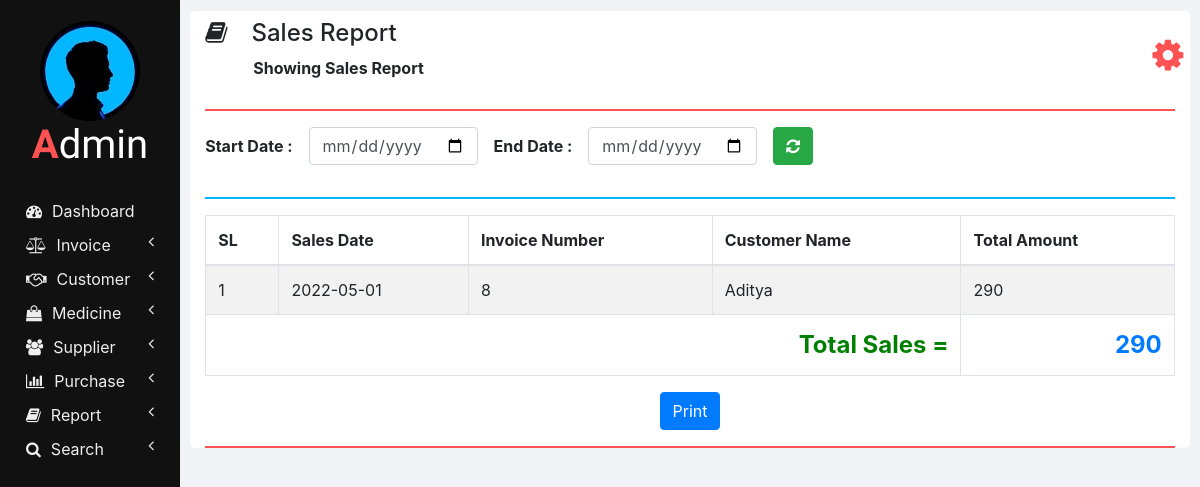
/sales_report.php, run on an earlier commit of the app's database.
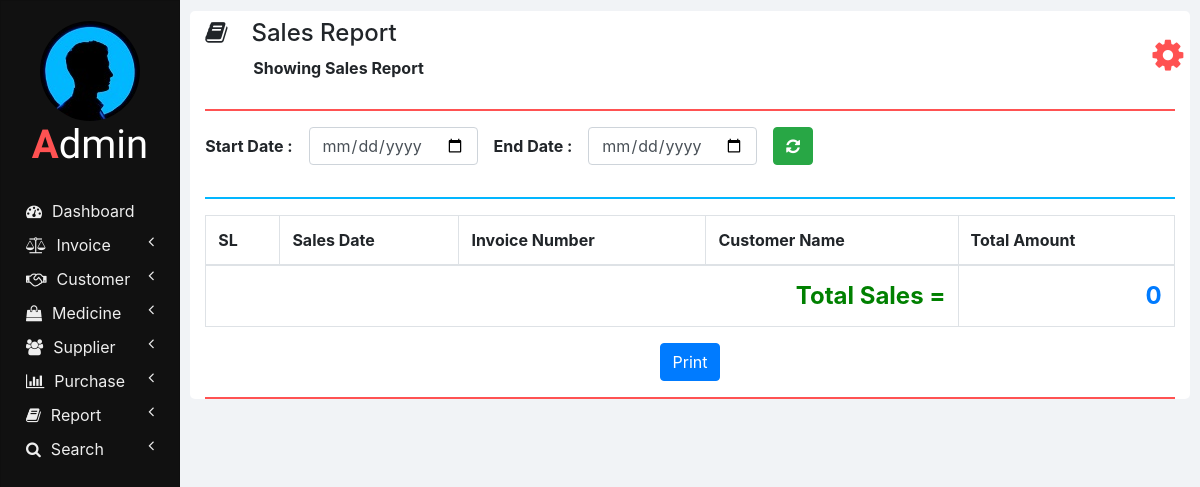
And on a later commit of the database.
### tables this page shows
CREATE TABLE `invoices` (
  `INVOICE_ID` int(11) NOT NULL,
  `NET_TOTAL` double NOT NULL DEFAULT 0,
  `INVOICE_DATE` date NOT NULL DEFAULT current_timestamp(),
  `CUSTOMER_ID` int(11) NOT NULL,
  `TOTAL_AMOUNT` double NOT NULL,
  `TOTAL_DISCOUNT` double NOT NULL
);

CREATE TABLE `customers` (
  `ID` int(11) NOT NULL,
  `NAME` varchar(20) NOT NULL,
  `CONTACT_NUMBER` varchar(10) NOT NULL,
  `ADDRESS` varchar(100) NOT NULL,
  `DOCTOR_NAME` varchar(20) NOT NULL,
  `DOCTOR_ADDRESS` varchar(100) NOT NULL
);

### php/report.php (the view, shortened to what this page needs)
  <?php
function showSales($start_date, $end_date) {
  ?>
  <thead>
    <tr>
      <th>SL</th>
      <th>Sales Date</th>
      <th>Invoice Number</th>
      <th>Customer Name</th>
      <th>Total Amount</th>
    </tr>
  </thead>
  <tbody>
  <?php
  require "db_connection.php";
  if($con) {
    $seq_no = 0;
    $total = 0;
    if($start_date == "" || $end_date == "")
      $query = "SELECT * FROM invoices INNER JOIN customers ON invoices.CUSTOMER_ID = customers.ID";
    else
      $query = "SELECT * FROM invoices INNER JOIN customers ON invoices.CUSTOMER_ID = customers.ID WHERE INVOICE_DATE BETWEEN '$start_date' AND '$end_date'";
    $result = mysqli_query($con, $query);
    while($row = mysqli_fetch_array($result)) {
      $seq_no++;
      showSalesRow($seq_no, $row);
      $total = $total + $row['NET_TOTAL'];
    }
    ?>
    </tbody>
    <tfoot class="font-weight-bold">
      <tr style="text-align: right; font-size: 24px;">
        <td colspan="4" style="color: green;">&nbsp;Total Sales =</td>
        <td class="text-primary"><?php echo $total; ?></td>
      </tr>
    </tfoot>
    <?php
  }
}
function showSalesRow($seq_no, $row) {
  ?>
  <tr>
    <td><?php echo $seq_no; ?></td>
    <td><?php echo $row['INVOICE_DATE']; ?></td>
    <td><?php echo $row['INVOICE_ID']; ?></td>
    <td><?php echo $row['NAME']; ?></td>
    <td><?php echo $row['NET_TOTAL'] ?></td>
  </tr>
  <?php
}
?>

What changed in the data, as far as the page shows it:
removed invoices: seq_no "1", INVOICE_DATE "2022-05-01", INVOICE_ID "8", CUSTOMER_ID.NAME "Aditya", NET_TOTAL "290"
Also different on the page:
$total: "290" → "0"
